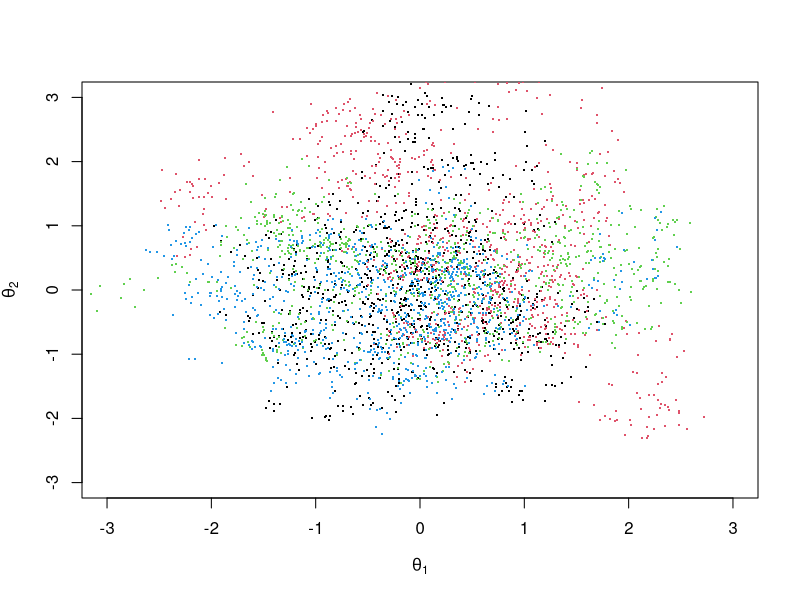
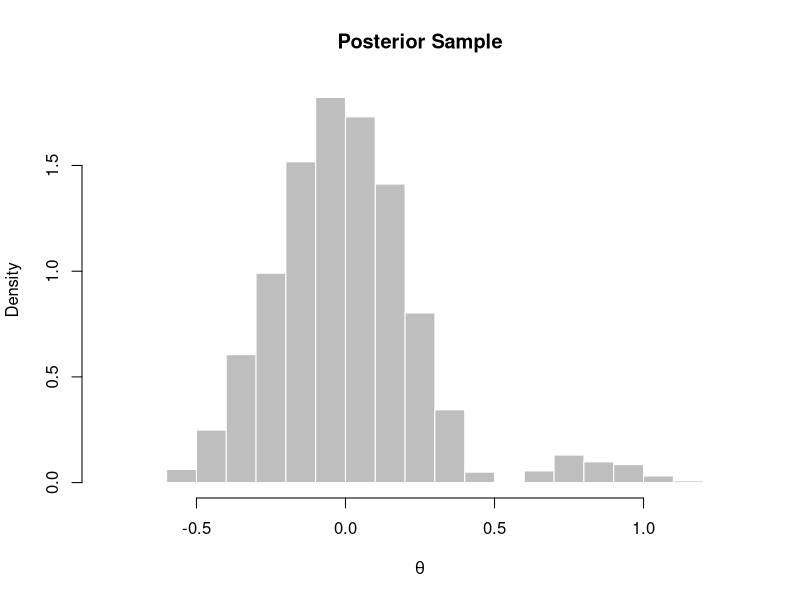
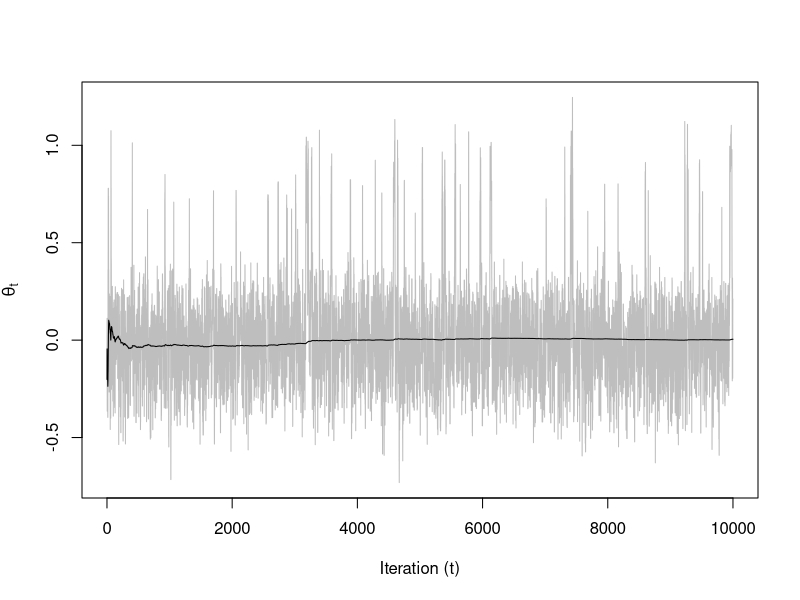

The R source for these figures, in order:

##---------------------------------------------------------------------------##
## Stat 591                                                                  ##
## Author: Ryan Martin (rgmartin@uic.edu)                                    ##
## R code implementation of the Metropolis-Hastings algorithm                ##
## Two illustrations                                                         ##
##---------------------------------------------------------------------------##


## General code for the Metropolis-Hastings algorithm

# INPUT:
#    x0 = starting point of the chain (possibly a vector)
#     f = target density function
# dprop = density function for the proposal distribution
# rprop = sampling from the proposal distribution
#     N = Monte Carlo sample size
#     B = burn-in length

# OUTPUT:
#    x = matrix of MH samples (one in each row)
#   fx = values of the posterior density at the sampled points
# rate = proportion of times the proposal draw was accepted

mh <- function(x0, f, dprop, rprop, N, B) {

  x <- matrix(NA, N + B, length(x0))
  fx <- rep(NA, N + B)
  x[1,] <- x0
  fx[1] <- f(x0)
  ct <- 0
  for(i in 2:(N + B)) {

    u <- rprop(x[i-1,])
    fu <- f(u)
    r <- log(fu) + log(dprop(x[i-1,], u)) - log(fx[i-1]) - log(dprop(u, x[i-1,]))
    R <- min(exp(r), 1)

    if(runif(1) <= R) {

      ct <- ct + 1
      x[i,] <- u
      fx[i] <- fu

    } else {

      x[i,] <- x[i-1,]
      fx[i] <- fx[i-1]

    }

  }
  out <- list(x=x[-(1:B),], fx=fx[-(1:B)], rate=ct / (N + B))
  return(out)

}


## Example: Simulate from standard (independent) bivariate normal (Gelman et al, 2004, p. 290)

# Density function for proposal distribution

dprop <- function(x, theta) {

  scale <- 0.2
  out <- exp(sum(dnorm(as.numeric(x - theta), 0, scale, log=TRUE)))
  return(out)

}

# Sampling function for the proposal distribution

rprop <- function(theta) {

  scale <- 0.2
  theta.new <- as.numeric(theta) + scale * rnorm(length(theta))
  return(theta.new)

}


# Target posterior density

f <- function(theta) return(exp(sum(dnorm(as.numeric(theta), log=TRUE))))


# Reproduce results in Gelman et al, 2004, Figure (c), page 286

theta1 <- seq(-3, 3, len=100)
theta2 <- seq(-3, 3, len=100)
dtheta <- 0 * outer(theta1, theta2)

plot(x=0, y=0, xlim=c(-3, 3), ylim=c(-3, 3), type="n", xlab=expression(theta[1]), ylab=expression(theta[2]))
for(i in 1:4) {

  out <- mh(runif(2, -1, 1), f, dprop, rprop, 1000, 1000)
  points(out$x[,1], out$x[,2], pch=".", cex=2, col=i)

}


## Example: Simulate from posterior in a trigonometric location problem (Givens & Hoeting)

X <- c(3.91, 4.85, 2.28, 4.06, 3.70, 4.04, 5.46, 3.53, 2.28, 1.96, 2.53,
       3.88, 2.22, 3.47, 4.82, 2.46, 2.99, 2.54, 0.52, 2.50)
       
lik <- function(theta) exp( sum( log( 1 - cos(X - theta) ) ) )
a <- 0.5
dprop <- function(theta, theta0) dunif(theta, theta0-a, theta0+a)
rprop <- function(theta0) runif(1, theta0-a, theta0+a)
N <- 10000
B <- 1000
theta.mcmc <- mh(runif(1, -pi, pi), lik, dprop, rprop, N, B)
hist(theta.mcmc$x, breaks=25, freq=FALSE, col="gray", border="white", xlab=expression(theta), main="Posterior Sample")
plot(theta.mcmc$x, type="l", col="gray", xlab="Iteration (t)", ylab=expression(theta[t]))
lines(1:N, cumsum(theta.mcmc$x)/(1:N))
print(mean(theta.mcmc$x))
print(quantile(theta.mcmc$x, c(0.05, 0.95)))
